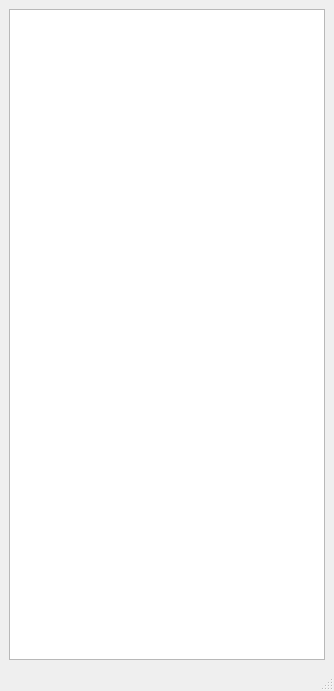
<?xml version="1.0" encoding="UTF-8"?>
<ui version="4.0">
 <class>FriendWindow</class>
 <widget class="QMainWindow" name="FriendWindow">
  <property name="geometry">
   <rect>
    <x>0</x>
    <y>0</y>
    <width>334</width>
    <height>691</height>
   </rect>
  </property>
  <property name="windowTitle">
   <string>MainWindow</string>
  </property>
  <widget class="QWidget" name="centralwidget">
   <layout class="QVBoxLayout" name="verticalLayout">
    <item>
     <widget class="QListWidget" name="listWidget_friend"/>
    </item>
   </layout>
  </widget>
  <widget class="QMenuBar" name="menubar">
   <property name="geometry">
    <rect>
     <x>0</x>
     <y>0</y>
     <width>334</width>
     <height>26</height>
    </rect>
   </property>
  </widget>
  <widget class="QStatusBar" name="statusbar"/>
 </widget>
 <resources/>
 <connections/>
</ui>
